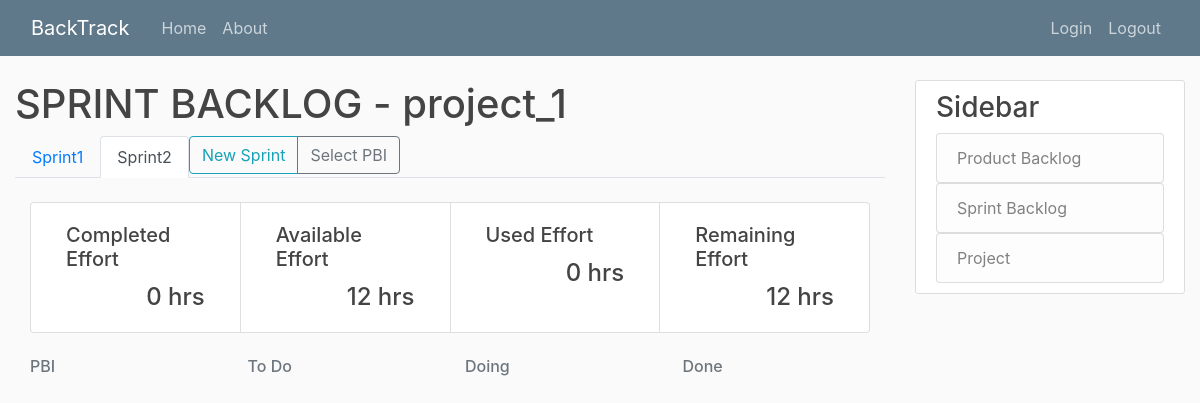
Before: /project_1-sprint_22/ with the older database file.
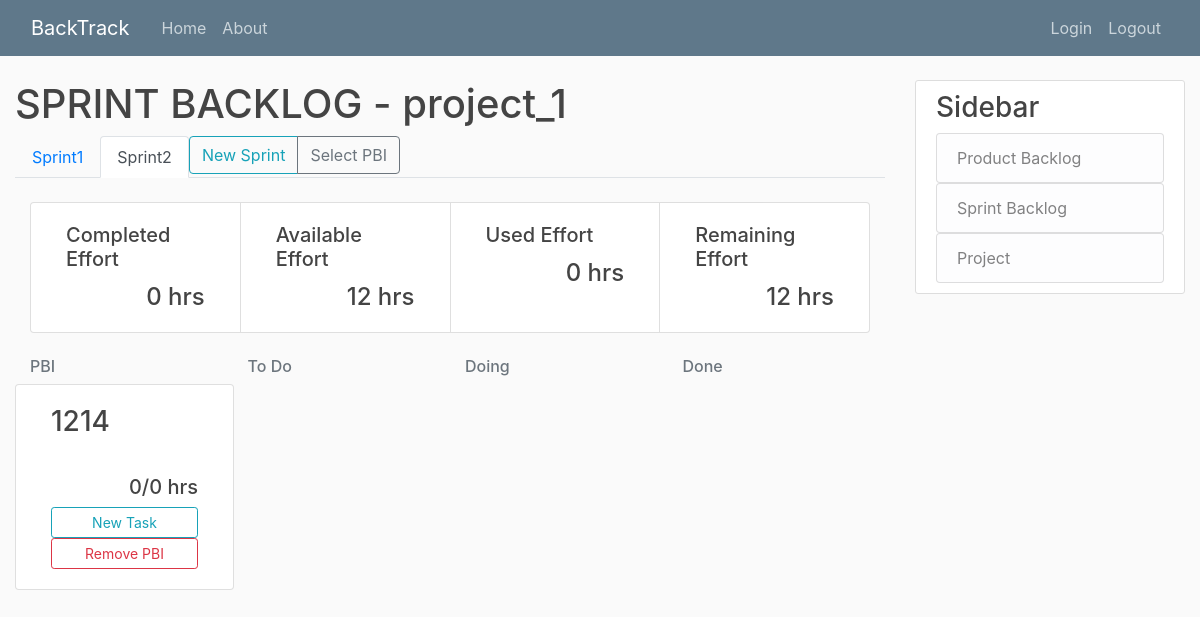
After: the same page with the newer database file.
### project/models.py (models this page shows, shortened)
class Project(models.Model):
	title = models.CharField(max_length=20, unique=True)
	details = models.TextField()
	slug = models.SlugField(unique=True, default="")

### sprintBacklog/models.py (models this page shows, shortened)
class Sprint(models.Model):
	title = models.CharField(max_length=20, default="Sprint")
	available_effort = models.IntegerField()
	start_date = models.DateField(auto_now=True)
	duration = models.IntegerField("duration(week)", default=2)
	details = models.TextField(null=True)
	project = models.ForeignKey(Project, on_delete=models.CASCADE, blank=True, null=True, default=None)
	def save(self, *args, **kwargs):
		number_of_sprint = Sprint.objects.filter(project=self.project).count()
		if Sprint.objects.filter(project=self.project).count() == None:
			number_of_sprint = 1
		else:
			number_of_sprint += 1
		if self not in Sprint.objects.filter(project=self.project):
			self.title = "Sprint" + str(number_of_sprint)
		super().save(*args, **kwargs)

### productBacklog/models.py (models this page shows, shortened)
class PBI(models.Model):
	priority = models.IntegerField()
	title = models.CharField(max_length=20)
	status_choice = [
		('To Do', 'To Do'),
		('Doing', 'Doing'),
		('Done', 'Done'),
	]
	status = models.CharField(
		max_length = 5,
		choices = status_choice,
		default = 'To Do',
	)
	ESP = models.IntegerField("estimated story point")
	details = models.TextField()
	project = models.ForeignKey(Project, on_delete=models.CASCADE, blank=True, null=True, default=None)
	sprint = models.ManyToManyField(Sprint) # , blank=True, null=True, default=None)

### sprintBacklog/views.py (the view)
# urls.py: path('<int:sprint>/', SprintBacklogListView.as_view(), name='sprint-home'),
class SprintBacklogListView(ListView):
	model = Sprint
	template_name = 'sprintBacklog/home.html'
	context_object_name = 'sprint'
	def get_queryset(self):
		queryset = Sprint.objects.filter(project_id=self.project).order_by('pk')
		index = 1
		for s in queryset:
			s.title = "Sprint" + str(index)
			s.save()
			index += 1
		return self.sprint
	def dispatch(self, request, *args, **kwargs):
		self.project = get_object_or_404(Project, slug=kwargs['project'])
		self.sprint = Sprint.objects.get(pk=kwargs['sprint'])
		return super().dispatch(request, *args, **kwargs)
	def get_context_data(self, **kwargs):
		context = super().get_context_data(**kwargs)
		context['project'] = self.project
		context['all_sprint'] = Sprint.objects.filter(project=self.project).order_by('pk')
		context['PBI'] = PBI.objects.filter(project=self.project, status='To Do')
		task = []
		total = 0
		completed = 0
		for p in PBI.objects.filter(sprint=self.sprint):
			todo = Task.objects.filter(sprint=self.sprint).filter(status='To Do').filter(PBI=p)
			doing = Task.objects.filter(sprint=self.sprint).filter(status='Doing').filter(PBI=p)
			done = Task.objects.filter(sprint=self.sprint).filter(status='Done').filter(PBI=p)
			todoE = todo.aggregate(Sum('effort')).get('effort__sum') if todo else 0
			doingE = doing.aggregate(Sum('effort')).get('effort__sum') if doing else 0
			doneE = done.aggregate(Sum('effort')).get('effort__sum') if done else 0
			total += doneE + doingE + todoE
			completed += doneE
			tmp = {"pbi": p,
					"todo": todo,
					"doing": doing,
					"done": done,
					"finish": doneE,
					"not_finish": doingE + todoE + doneE
					}
			task.append(tmp)
		stat = {"completed": completed,
				"available": self.sprint.available_effort,
				"used": total,
				"remaining": self.sprint.available_effort - total
				}
		context['stat'] = stat
		context['task'] = task
		return context

### templates/SprintBacklog/home.html (shortened to what this page needs)
{% extends "base.html" %}
{% block content %}
	<h1>SPRINT BACKLOG - {{ project.title }}</h1>
	<ul class="nav nav-tabs" align="right">
		{% for s in all_sprint %}
		<li class="nav-item">
			{% if s.pk == sprint.pk %}
				<a class="nav-link active" href="{% url 'sprintBacklog-detail' project.slug s.pk %}">{{ s.title }}</a>
			{% else %}
				<a class="nav-link" href="{% url 'sprint-home' project.slug s.pk %}">{{ s.title }}</a>
			{% endif %}
		</li>
		{% endfor %}
		<li class="nav-item">
			<div class="btn-group" role="group" aria-label="Basic example">
				<a class="btn btn-outline-info" href="{% url 'sprintBacklog-create' project.slug %}">New Sprint</a>
				<a class="btn btn-outline-secondary" href="{% url 'sprintBacklog-select' project.slug sprint.pk%}">Select PBI</a>
			</div>
		</li>
	</ul>
	<div class="container-fluid">
	<div class="card-group">
		<div class="col-sm card">
			<div class="card-body">
				<h5 class="card-title">Completed Effort</h5>
				<h4 class="card-text" style="text-align: right">{{ stat.completed }} hrs</h4>
			</div>
		</div>
		<div class="col-sm card">
			<div class="card-body">
				<h5 class="card-title">Available Effort</h5>
				<h4 class="card-text" style="text-align: right">{{ stat.available }} hrs</h4>
			</div>
		</div>
		<div class="col-sm card">
			<div class="card-body">
				<h5 class="card-title">Used Effort</h5>
				<h4 class="card-text" style="text-align: right">{{ stat.used }} hrs</h4>
			</div>
		</div>
		<div class="col-sm card">
			<div class="card-body">
				<h5 class="card-title">Remaining Effort</h5>
				<h4 class="card-text" style="text-align: right">{{ stat.remaining }} hrs</h4>
			</div>
		</div>
	</div>
	</div>
	<div class="container">
		<div class="row">
			<div class="col-md">
				<h6 class="text-muted">PBI</h6>
			</div>
			<div class="col-md">
				<h6 class="text-muted">To Do</h6>
			</div>
			<div class="col-md">
				<h6 class="text-muted">Doing</h6>
			</div>
			<div class="col-md">
				<h6 class="text-muted">Done</h6>
			</div>
		</div>
	</div>
	{% for t in task %}
	<div class="container">
		<div class="row">
			<div class="col-sm card">
				<div class="card-body d-flex flex-column">
					<a href="#"><h3 class="card-title">{{ t.pbi.title }}</h3></a>
					<h5 class="card-text mt-auto" style="text-align: right">{{ t.finish }}/{{ t.not_finish }} hrs</h5>
					<a href="{% url 'task-create' project.slug sprint.pk t.pbi.pk %}" class="btn btn-outline-info btn-sm mt-auto">New Task</a>
					<a href="{% url 'sprintBacklog-remove' project.slug sprint.pk t.pbi.pk %}" class="btn btn-outline-danger btn-sm mt-auto">Remove PBI</a>
				</div>
			</div>
			<div class="col-md">
			</div>
			<div class="col-md">
			</div>
			<div class="col-md">
			</div>
		</div>
	</div>
	{% endfor %}
{% endblock content %}

### templates/base.html (shortened to what this page needs)
{% load static %}
<!DOCTYPE html>
<html>
<head>
	<link rel="stylesheet" href="https://stackpath.bootstrapcdn.com/bootstrap/4.3.1/css/bootstrap.min.css">
    <link rel="stylesheet" type="text/css" href="{% static 'PBI/main.css' %}">
</head>
<body>
	<header class="site-header">
	  <nav class="navbar navbar-expand-md navbar-dark bg-steel fixed-top">
	    <div class="container-fluid">
	      <a class="navbar-brand mr-4" href="{% url 'project-home'%}">BackTrack</a>
	      <div class="collapse navbar-collapse" id="navbarToggle">
	        <div class="navbar-nav mr-auto">
	          <a class="nav-item nav-link" href="{% url 'project-home'%}">Home</a>
	          <a class="nav-item nav-link" href="#">About</a>
	        </div>
	        <div class="navbar-nav">
	          <a class="nav-item nav-link" href="#">Login</a>
	          <a class="nav-item nav-link" href="#">Logout</a>
	        </div>
	      </div>
	    </div>
	  </nav>
	</header>
	<main role="main" class="container-fluid">
	  <div class="row">
	    <div class="col-md-9">
	      {% block content %}{% endblock %}
	    </div>
	    <div class="col-md-3">
	      <div class="content-section">
	        <h3>Sidebar</h3>
	          <ul class="list-group">
	            <a href="{% url 'productBacklog-home' project.slug %}">
	            	<li class="list-group-item list-group-item-light">Product Backlog</li>
	            </a>
	            <a href="{% url 'no-sprint' project.slug %}">
	            	<li class="list-group-item list-group-item-light">Sprint Backlog</li>
	            </a>
	            <a href="{% url 'project-home' %}">
	            	<li class="list-group-item list-group-item-light">Project</li>
	            </a>
	          </ul>
	      </div>
	    </div>
	  </div>
	</main>
</body>
</html>

### productBacklog/static/PBI/main.css (style rules this page uses)
body { background: #fafafa; color: #333333; margin-top: 5rem; }
h1, h2, h3, h4, h5, h6 { color: #444444; }
ul { margin: 0; }
.bg-steel { background-color: #5f788a; }
.site-header .navbar-nav .nav-link { color: #cbd5db; }
.content-section { background: #ffffff; padding: 10px 20px; border: 1px solid #dddddd; border-radius: 3px; margin-bottom: 20px; }

Changed rows visible on the page:
added PBI: pbi "1214", finish "0", not_finish "0"
